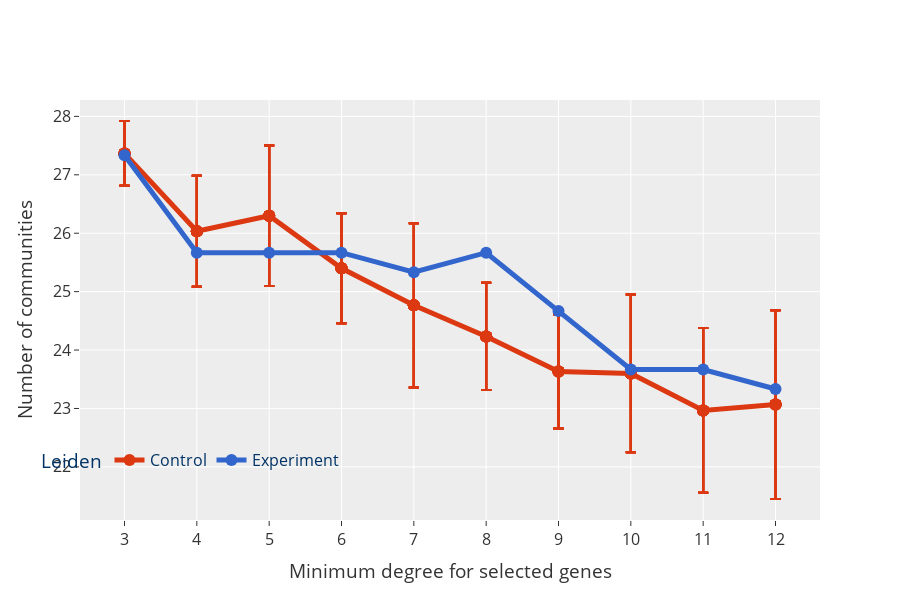

Source (notebook cell):
### Code cell
leid_fig = px.line(
    top_comb_leiden,
    x="TF",
    y="ModNum_mean",
    error_y="ModNum_std",
    markers=True,
    color="Type",
    height=600,
    title="Community sizes for the best top Leiden Run.",
    color_discrete_map=color_map,
)
leid_fig.update_layout(
    legend=dict(
        orientation="h",
        title="Leiden",
        yanchor="bottom",
        y=0.10,
        xanchor="center",
        x=0.15,
        bgcolor="rgba(0,0,0,0)",
        font=dict(size=16, color="#003366"),
    ),
    title="",
    xaxis=dict(
        tickfont=dict(size=16),
        title="Minimum degree for selected genes",
    ),
    yaxis=dict(
        tickfont=dict(size=16),
        tickmode="linear",
        title="Number of communities",
    ),
    font=dict(size=16),
)
leid_fig.update_traces(line_width=5, marker_size=12, error_y=dict(width=5))
leid_fig.show()
save_fig(name="leid_comNum_sel_prun", fig=leid_fig, base_path=figures_path, width=1400, height=700)

### Figure 1 — Plotly figure (JSON) as saved in the notebook; plotly's stock layout.template omitted (floating-point values rounded to 4 significant figures)
{"data": [{"error_y": {"array": [0.5544, 0.5544, 0.5544, 0.5544, 0.5544, 0.5544, 0.5544, 0.5544, 0.5544, 0.5544, 0.9487, 0.9487, 0.9487, 0.9487, 0.9487, 0.9487, 0.9487, 0.9487, 0.9487, 0.9487, 1.201, 1.201, 1.201, 1.201, 1.201, 1.201, 1.201, 1.201, 1.201, 1.201, 0.9402, 0.9402, 0.9402, 0.9402, 0.9402, 0.9402, 0.9402, 0.9402, 0.9402, 0.9402, 1.406, 1.406, 1.406, 1.406, 1.406, 1.406, 1.406, 1.406, 1.406, 1.406, 0.9169, 0.9169, 0.9169, 0.9169, 0.9169, 0.9169, 0.9169, 0.9169, 0.9169, 0.9169, 0.9744, 0.9744, 0.9744, 0.9744, 0.9744, 0.9744, 0.9744, 0.9744, 0.9744, 0.9744, 1.35, 1.35, 1.35, 1.35, 1.35, 1.35, 1.35, 1.35, 1.35, 1.35, 1.409, 1.409, 1.409, 1.409, 1.409, 1.409, 1.409, 1.409, 1.409, 1.409, 1.616, 1.616, 1.616, 1.616, 1.616, 1.616, 1.616, 1.616, 1.616, 1.616], "width": 5}, "hovertemplate": "Type=Control<br>TF=%{x}<br>ModNum_mean=%{y}<extra></extra>", "legendgroup": "Control", "line": {"color": "#DC3912", "dash": "solid", "width": 5}, "marker": {"size": 12, "symbol": "circle"}, "mode": "lines+markers", "name": "Control", "orientation": "v", "showlegend": true, "type": "scatter", "x": ["3", "3", "3", "3", "3", "3", "3", "3", "3", "3", "4", "4", "4", "4", "4", "4", "4", "4", "4", "4", "5", "5", "5", "5", "5", "5", "5", "5", "5", "5", "6", "6", "6", "6", "6", "6", "6", "6", "6", "6", "7", "7", "7", "7", "7", "7", "7", "7", "7", "7", "8", "8", "8", "8", "8", "8", "8", "8", "8", "8", "9", "9", "9", "9", "9", "9", "9", "9", "9", "9", "10", "10", "10", "10", "10", "10", "10", "10", "10", "10", "11", "11", "11", "11", "11", "11", "11", "11", "11", "11", "12", "12", "12", "12", "12", "12", "12", "12", "12", "12"], "xaxis": "x", "y": [27.37, 27.37, 27.37, 27.37, 27.37, 27.37, 27.37, 27.37, 27.37, 27.37, 26.03, 26.03, 26.03, 26.03, 26.03, 26.03, 26.03, 26.03, 26.03, 26.03, 26.3, 26.3, 26.3, 26.3, 26.3, 26.3, 26.3, 26.3, 26.3, 26.3, 25.4, 25.4, 25.4, 25.4, 25.4, 25.4, 25.4, 25.4, 25.4, 25.4, 24.77, 24.77, 24.77, 24.77, 24.77, 24.77, 24.77, 24.77, 24.77, 24.77, 24.23, 24.23, 24.23, 24.23, 24.23, 24.23, 24.23, 24.23, 24.23, 24.23, 23.63, 23.63, 23.63, 23.63, 23.63, 23.63, 23.63, 23.63, 23.63, 23.63, 23.6, 23.6, 23.6, 23.6, 23.6, 23.6, 23.6, 23.6, 23.6, 23.6, 22.97, 22.97, 22.97, 22.97, 22.97, 22.97, 22.97, 22.97, 22.97, 22.97, 23.07, 23.07, 23.07, 23.07, 23.07, 23.07, 23.07, 23.07, 23.07, 23.07], "yaxis": "y"}, {"error_y": {"array": [null, null, null, null, null, null, null, null, null, null], "width": 5}, "hovertemplate": "Type=Experiment<br>TF=%{x}<br>ModNum_mean=%{y}<extra></extra>", "legendgroup": "Experiment", "line": {"color": "#3366CC", "dash": "solid", "width": 5}, "marker": {"size": 12, "symbol": "circle"}, "mode": "lines+markers", "name": "Experiment", "orientation": "v", "showlegend": true, "type": "scatter", "x": ["3", "4", "5", "6", "7", "8", "9", "10", "11", "12"], "xaxis": "x", "y": [27.33, 25.67, 25.67, 25.67, 25.33, 25.67, 24.67, 23.67, 23.67, 23.33], "yaxis": "y"}], "layout": {"font": {"size": 16}, "height": 600, "legend": {"bgcolor": "rgba(0,0,0,0)", "font": {"color": "#003366", "size": 16}, "orientation": "h", "title": {"text": "Leiden"}, "tracegroupgap": 0, "x": 0.15, "xanchor": "center", "y": 0.1, "yanchor": "bottom"}, "title": {"text": ""}, "xaxis": {"anchor": "y", "domain": [0, 1], "tickfont": {"size": 16}, "title": {"text": "Minimum degree for selected genes"}}, "yaxis": {"anchor": "x", "domain": [0, 1], "tickfont": {"size": 16}, "tickmode": "linear", "title": {"text": "Number of communities"}}}}
